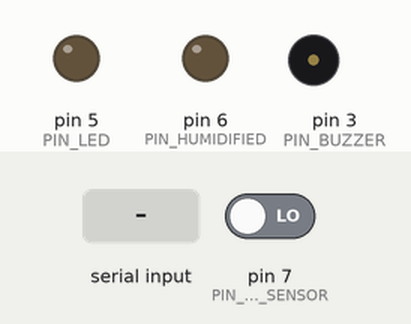
This sketch was run on a simulated Arduino Uno, built with avr-gcc and run on an emulated ATmega328P. On the bench: output pins drawn as LEDs (lit = HIGH), buzzer (waves = sounding). Inputs (shaded band) come from the test bench; at power-on: pin 7 (PIN_TOUCH_SENSOR) LOW.

Above: at 2.1 s.
2.2 s: "1" received over the second serial link
At 2.8 s:
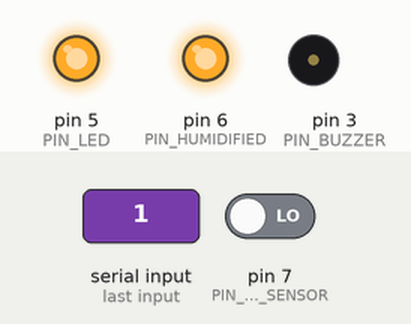
3.7 s: "0" received over the second serial link
At 5.1 s:
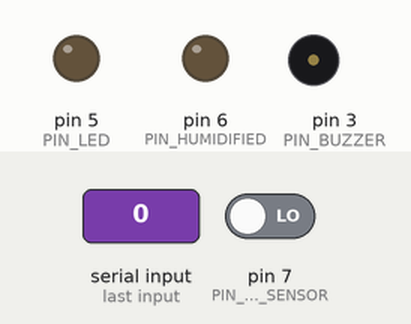
Timing chart, 0 to 6.7 s (numbered marks = the images above; inputs shaded):
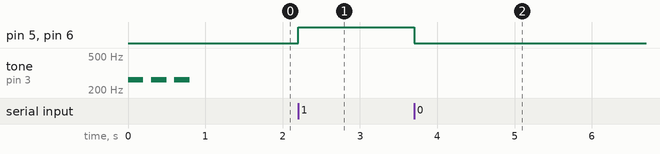

The sketch:

canon_touch_n_bluetooth.ino
```cpp
// (licence header left out)
#include <SoftwareSerial.h>

SoftwareSerial bt(A4, A5);

int PIN_BUZZER = 3;
int PIN_LED = 5;
int PIN_HUMIDIFIED = 6;
int PIN_TOUCH_SENSOR = 7;
int PIN_TRIG = 12;
int PIN_ECHO = 13;

boolean isPress = false;
boolean isUp = false;
boolean beforeTouchValue = 0;
boolean canonState = false;
boolean isBluetooth = false;

void turnCtrl(boolean isOn) {
  digitalWrite(PIN_LED, isOn);
  digitalWrite(PIN_HUMIDIFIED, isOn);
}

void setup() {
  bt.begin(9600);
  pinMode(PIN_LED, OUTPUT);
  pinMode(PIN_HUMIDIFIED, OUTPUT);
  pinMode(PIN_TOUCH_SENSOR, INPUT);
  pinMode(PIN_TRIG, OUTPUT);
  pinMode(PIN_ECHO, INPUT);

  for (int i=0; i < 3; i++) {
    tone(PIN_BUZZER, 262, 200);
    delay(300);
  }
}

void loop() {
  if (bt.available()) {
    isBluetooth = true;
    char cmd = bt.read();
    if (cmd == '1') {
      canonState = true;
      turnCtrl(canonState);
    } else if (cmd == '0') {
      canonState = false;
      turnCtrl(canonState);
    }
  }

  int value = digitalRead(PIN_TOUCH_SENSOR);
  if (beforeTouchValue == 0 && value == 1 && isUp == false) {
    beforeTouchValue = 1;
    isPress = true;
    isBluetooth = false;
  } else if (beforeTouchValue == 1 && value == 0 && isPress == true) {
    beforeTouchValue = 0;
    isPress = false;
    isUp = true;
  }

  if (isUp && isBluetooth == false) {
    isUp = false;
    canonState = !canonState;
    if (canonState) {
      turnCtrl(canonState); // true
    } else {
      turnCtrl(canonState); // false
    }
  }
}
```

Measured:
- after the input at 2.2 s, pin 5 (PIN_LED), pin 6 (PIN_HUMIDIFIED): LOW → HIGH at once
- after the input at 3.7 s, pin 5 (PIN_LED), pin 6 (PIN_HUMIDIFIED): HIGH → LOW at once
